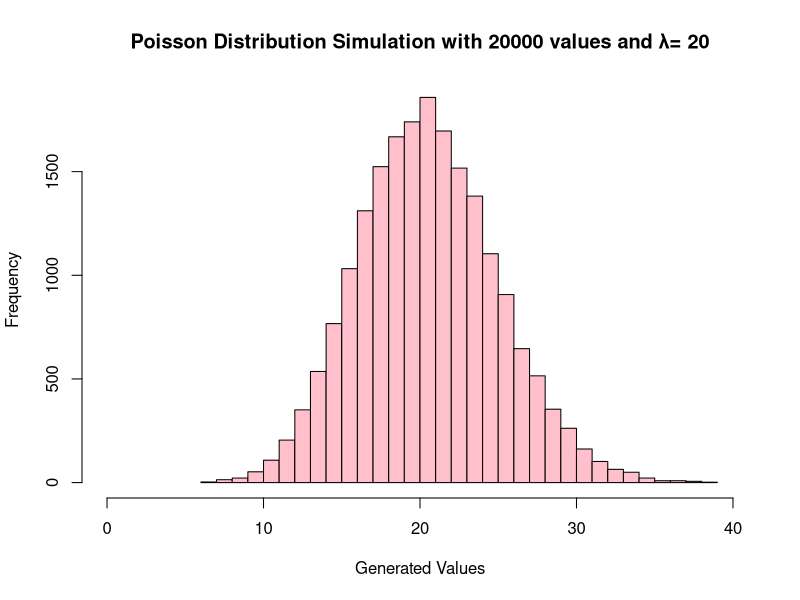

The R script that drew this image:
## TRABAJITO TO CHINGON DE R - PABLO MORENO Y JUAN MARQUï¿½S GARRIDO :>

## ACERCA: HEMOS DECIDIDO HACER NUESTRO TRABAJO CON LA DISTRIBUCION DE POISSON PARA ASI
## OBTENER LA MAYOR NOTA POSIBLE :D


## EJERCICIO NÂº 1 - GENERACION DE UNA MUESTRA DE TAMAÃO N

# VAMOS A TRABAJAR CON UNA MUESTRA DE TAMAÃO N = 150

## FUNCION PARA GENERAR NUESTROS VALORES DE POISSON ##
### PARAMETROS
sample_size <- 20000;
poisson_parameter <- 20 ## PROVISIONAL !!!!
pois_values <- vector();

gen_value_poisson <- function(pois_lambda) {
  sum <- 0;
  count <- 0;
  while (sum < pois_lambda) {
    sum <- sum + -1 * log(runif(1));
    count <- count + 1;
  }
  return(count);
}

n_iter <- 0;
repeat{
  pois_values <- c(pois_values, gen_value_poisson(poisson_parameter));
  n_iter <- n_iter + 1;
  
  if (n_iter >= sample_size) {
    break;
  }
}
hist(pois_values,
     main=paste("Poisson Distribution Simulation with",sample_size, 
                "values and λ=", poisson_parameter),
     xlab="Generated Values",
     xlim=c(0,poisson_parameter*2),
     breaks=poisson_parameter*2,
     col='pink'
     )

## OBTENEMOS NUESTROS NUMEROS ALEATORIOS

## AQUI IRIA UN CODIGO TO WAPO QUE TENGO QUE AVERIGUAR
